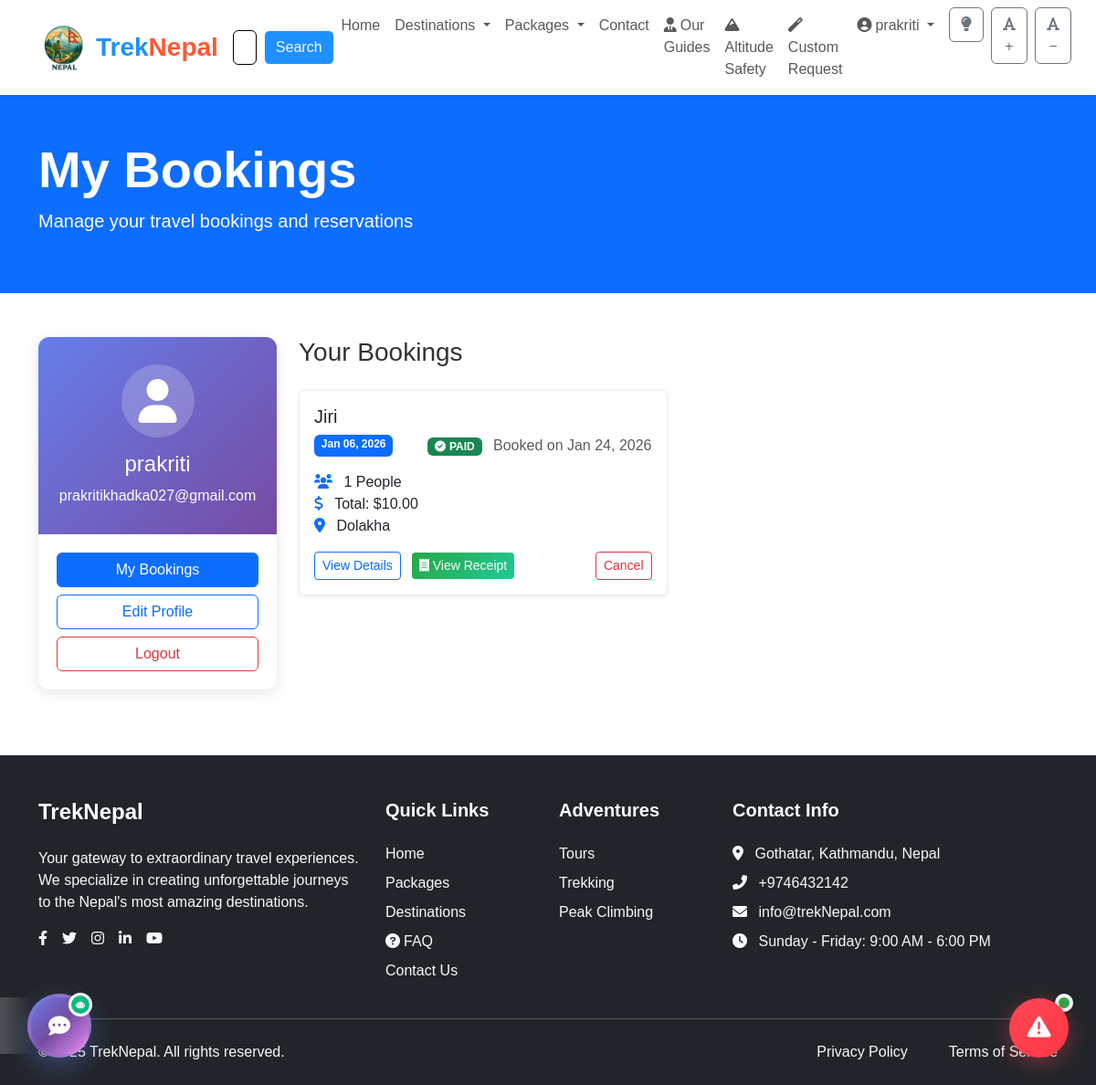
/my-bookings/ (signed in), run on an earlier commit of the app's database.
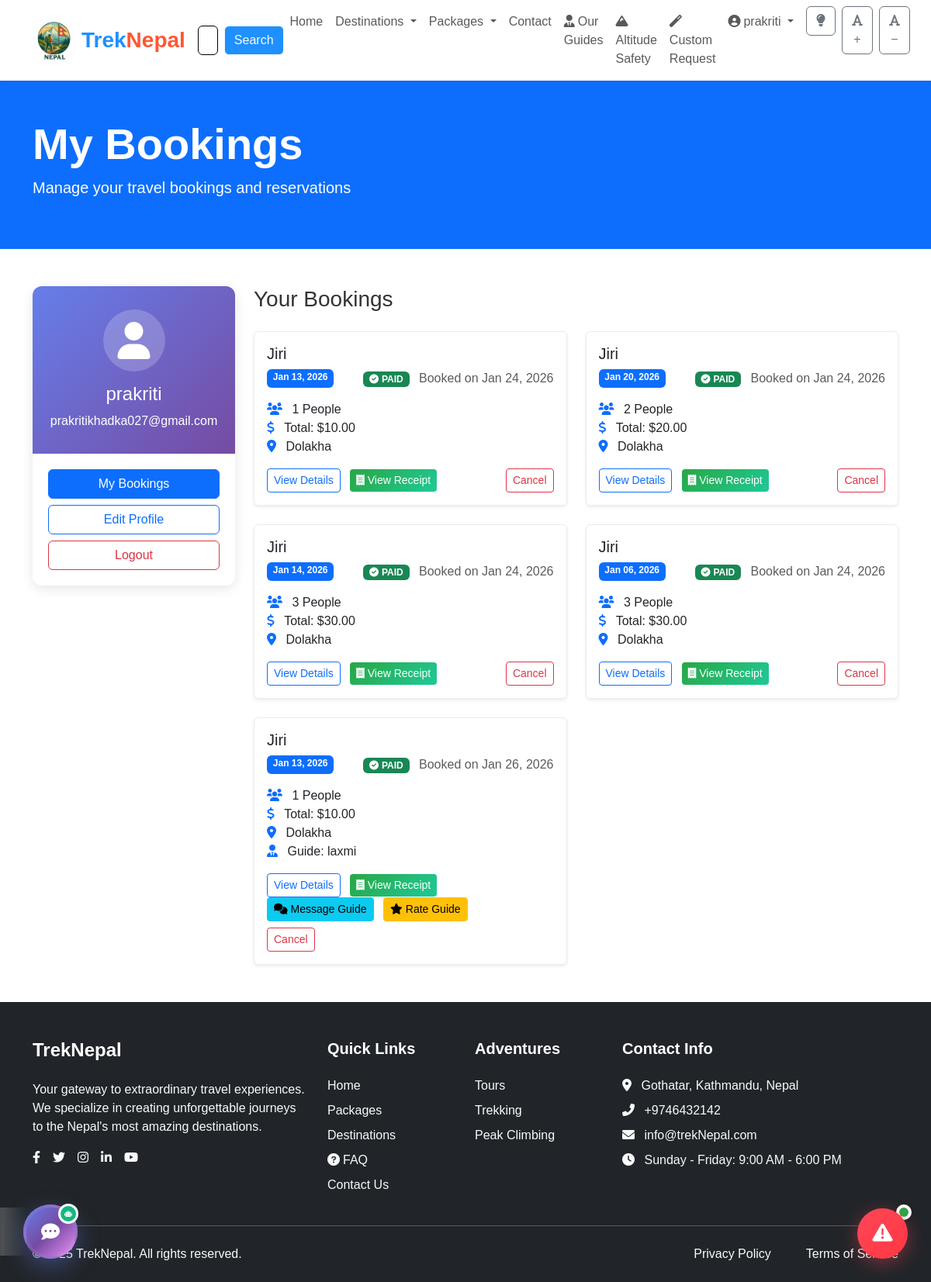
And on a later commit of the database.
### app/models.py (models this page shows, shortened)
class Booking(models.Model):
    user = models.ForeignKey(User, on_delete=models.CASCADE)
    travel_package = models.ForeignKey(
        TravelPackage, on_delete=models.CASCADE, null=True, blank=True
    )
    num_people = models.PositiveIntegerField(default=1)
    total_price = models.DecimalField(max_digits=10, decimal_places=2)
    travel_date = models.DateField()
    booking_date = models.DateTimeField(auto_now_add=True)
    status = models.CharField(
        max_length=20,
        choices=[
            ("PENDING", "Pending"),
            ("PAID", "Paid"),
            ("FAILED", "Failed"),
        ],
        default="PENDING"
    )
    khalti_pidx = models.CharField(max_length=100, blank=True, null=True)
    guide = models.ForeignKey('Guide', on_delete=models.SET_NULL, null=True, blank=True)
    guide_rating = models.PositiveSmallIntegerField(null=True, blank=True)

class TravelPackage(models.Model):
    title = models.CharField(max_length=255)
    destination = models.ForeignKey(Destination, on_delete=models.CASCADE, related_name="packages")
    price = models.DecimalField(max_digits=10, decimal_places=2)
    duration = models.IntegerField(help_text="Duration in days")
    available_seats = models.PositiveIntegerField()
    tour_detail = models.ForeignKey(TourDetail, on_delete=models.CASCADE, null=True, blank=True)
    featured_image = models.ImageField(upload_to="featured_images/", null=True, blank=True)
    short_description = models.TextField(max_length=300, blank=True)

class Destination(models.Model):
    name = models.CharField(max_length=255)
    location = models.CharField(max_length=255)
    description = models.TextField()
    image = models.ImageField(upload_to='destinations/')
    country = models.ForeignKey(Country, on_delete=models.CASCADE, related_name='destinations',null=True, blank=True)

class Guide(models.Model):
    user = models.OneToOneField(User, on_delete=models.CASCADE)
    license_certificate = models.FileField(upload_to="guides/certificates/")
    verified = models.BooleanField(default=False)
    bio = models.TextField(blank=True, null=True)
    experience_years = models.IntegerField(default=0)
    languages = models.CharField(max_length=255, blank=True)
    profile_picture = models.ImageField(upload_to="guides/profiles/", blank=True, null=True)

### app/views.py (the view)
# urls.py: path('my-bookings/', views.my_bookings, name='my_bookings'),
@login_required
def my_bookings(request):
    from .models import GuideMessage
    bookings = Booking.objects.filter(user=request.user)
    unread_counts = {}
    for booking in bookings:
        if booking.guide and booking.status == 'PAID':
            count = GuideMessage.objects.filter(
                booking=booking,
                is_read=False
            ).exclude(sender=request.user).count()
            unread_counts[booking.id] = count
    return render(request, "my_bookings.html", {
        "bookings": bookings,
        "unread_counts": unread_counts
    })

### app/context_processors.py (called while the page is built)
def countries_context(request):
    return {
        'countries': Country.objects.all()
    }

def unread_messages_context(request):
    if request.user.is_authenticated:
        if hasattr(request.user, 'guide'):
            unread_count = GuideMessage.objects.filter(
                booking__guide=request.user.guide,
                is_read=False
            ).exclude(sender=request.user).count()
        else:
            unread_count = GuideMessage.objects.filter(
                booking__user=request.user,
                is_read=False
            ).exclude(sender=request.user).count()
        return {'unread_message_count': unread_count}
    return {'unread_message_count': 0}

### app/models.py (called while the page is built)
    def get_absolute_url(self):
        return reverse('explore_country_detail', args=[str(self.id)])

### app/templatetags/custom_filters.py (called while the page is built)
@register.filter
def get_item(dictionary, key):
    if dictionary is None:
        return None
    return dictionary.get(key)

### app/templates/my_bookings.html (shortened to what the changed rows need)
{% extends 'base.html' %}
{% load custom_filters %}
{% block content %}
<div class="bg-primary text-white py-5">
    <div class="container">
        <h1 class="display-4 fw-bold" data-aos="fade-up">My Bookings</h1>
    </div>
</div>
<section class="py-5">
    <div class="container">
        <div class="row">
            <div class="col-lg-9" data-aos="fade-up" data-aos-delay="100">
                {% if bookings %}
                <div class="row g-4">
                    {% for booking in bookings %}
                    <div class="col-md-6">
                        <div class="card booking-card shadow-sm h-100">
                            <div class="card-body">
                                <h5 class="card-title">
                                    {% if booking.travel_package %}
                                    {{ booking.travel_package.title }}
                                    {% else %}
                                    Booking #{{ booking.id }}
                                    {% endif %}
                                </h5>
                                <div class="d-flex justify-content-between mb-3">
                                    <span class="badge bg-primary">{{ booking.travel_date|date:"M d, Y" }}</span>
                                    <div>
                                        {% if booking.status == 'PAID' %}
                                            <span class="badge bg-success me-2">
                                                <i class="fas fa-check-circle me-1"></i>PAID
                                            </span>
                                        {% elif booking.status == 'PENDING' %}
                                            <span class="badge bg-warning me-2">
                                                <i class="fas fa-clock me-1"></i>PENDING
                                            </span>
                                        {% else %}
                                            <span class="badge bg-danger me-2">
                                                <i class="fas fa-times-circle me-1"></i>{{ booking.status }}
                                            </span>
                                        {% endif %}
                                        <span class="text-muted">Booked on {{ booking.booking_date|date:"M d, Y" }}</span>
                                    </div>
                                </div>
                                <ul class="list-unstyled mb-3">
                                    <li><i class="fas fa-users me-2 text-primary"></i> {{ booking.num_people }} People</li>
                                    <li><i class="fas fa-dollar-sign me-2 text-primary"></i> Total: ${{ booking.total_price }}</li>
                                    {% if booking.travel_package %}
                                    <li><i class="fas fa-map-marker-alt me-2 text-primary"></i> {{ booking.travel_package.destination.name }}</li>
                                    {% endif %}
                                    {% if booking.guide %}
                                    <li><i class="fas fa-user-tie me-2 text-primary"></i> Guide: {{ booking.guide.user.get_full_name|default:booking.guide.user.username }}</li>
                                    {% endif %}
                                </ul>
                                <div class="d-flex justify-content-between align-items-center flex-wrap gap-2">
                                    <div>
                                        <a href="{% url 'booking_detail' booking.id %}" class="btn btn-sm btn-outline-primary me-2">View Details</a>
                                        {% if booking.status == 'PAID' %}
                                        <a href="{% url 'booking_receipt' booking.id %}" class="btn btn-sm btn-receipt me-2">
                                            <i class="fas fa-receipt me-1"></i>View Receipt
                                        </a>
                                        {% endif %}
                                        {% if booking.guide and booking.status == 'PAID' %}
                                        <a href="{% url 'guide_chat' booking.id %}" class="btn btn-sm btn-info me-2 position-relative">
                                            <i class="fas fa-comments me-1"></i>Message Guide
                                        </a>
                                        {% endif %}
                                        {% if booking.guide and booking.status == 'PAID' %}
                                            {% load tz %}
                                            {% now "Y-m-d" as today %}
                                            {% if booking.travel_date|date:"Y-m-d" < today %}
                                                {% if booking.guidereview %}
                                                    <a href="{% url 'view_guide_review' booking.id %}" class="btn btn-sm btn-success me-2">
                                                        <i class="fas fa-star me-1"></i>View Review
                                                    </a>
                                                {% else %}
                                                    <a href="{% url 'rate_guide' booking.id %}" class="btn btn-sm btn-warning me-2">
                                                        <i class="fas fa-star me-1"></i>Rate Guide
                                                    </a>
                                                {% endif %}
                                            {% endif %}
                                        {% endif %}
                                    </div>
                                    <form method="post" action="{% url 'cancel_booking' booking.id %}" style="display:inline;">
                                        <button type="submit" class="btn btn-sm btn-outline-danger">Cancel</button>
                                    </form>
                                </div>
                            </div>
                        </div>
                    </div>
                    {% endfor %}
                </div>
                {% else %}
                <div class="alert alert-info">
                    <p class="mb-0">You don't have any bookings yet. <a href="{% url 'package_list' %}">Browse our packages</a> to book your next adventure!</p>
                </div>
                {% endif %}
            </div>
        </div>
    </div>
</section>
{% endblock %}

What changed in the data, as far as the page shows it:
removed Booking: travel_package "Jiri", travel_date "Jan 06, 2026", status "PAID" (drawn), booking_date "Jan 24, 2026", num_people "1", total_price "10.00", travel_package.destination.name "Dolakha"
added Booking: travel_package "Jiri", travel_date "Jan 13, 2026", status "PAID" (drawn), booking_date "Jan 24, 2026", num_people "1", total_price "10.00", travel_package.destination.name "Dolakha"
added Booking: travel_package "Jiri", travel_date "Jan 20, 2026", status "PAID" (drawn), booking_date "Jan 24, 2026", num_people "2", total_price "20.00", travel_package.destination.name "Dolakha"
added Booking: travel_package "Jiri", travel_date "Jan 14, 2026", status "PAID" (drawn), booking_date "Jan 24, 2026", num_people "3", total_price "30.00", travel_package.destination.name "Dolakha"
added Booking: travel_package "Jiri", travel_date "Jan 06, 2026", status "PAID" (drawn), booking_date "Jan 24, 2026", num_people "3", total_price "30.00", travel_package.destination.name "Dolakha"
added Booking: travel_package "Jiri", travel_date "Jan 13, 2026", status "PAID" (drawn), booking_date "Jan 26, 2026", num_people "1", total_price "10.00", travel_package.destination.name "Dolakha", guide.user.get_full_name "laxmi"
